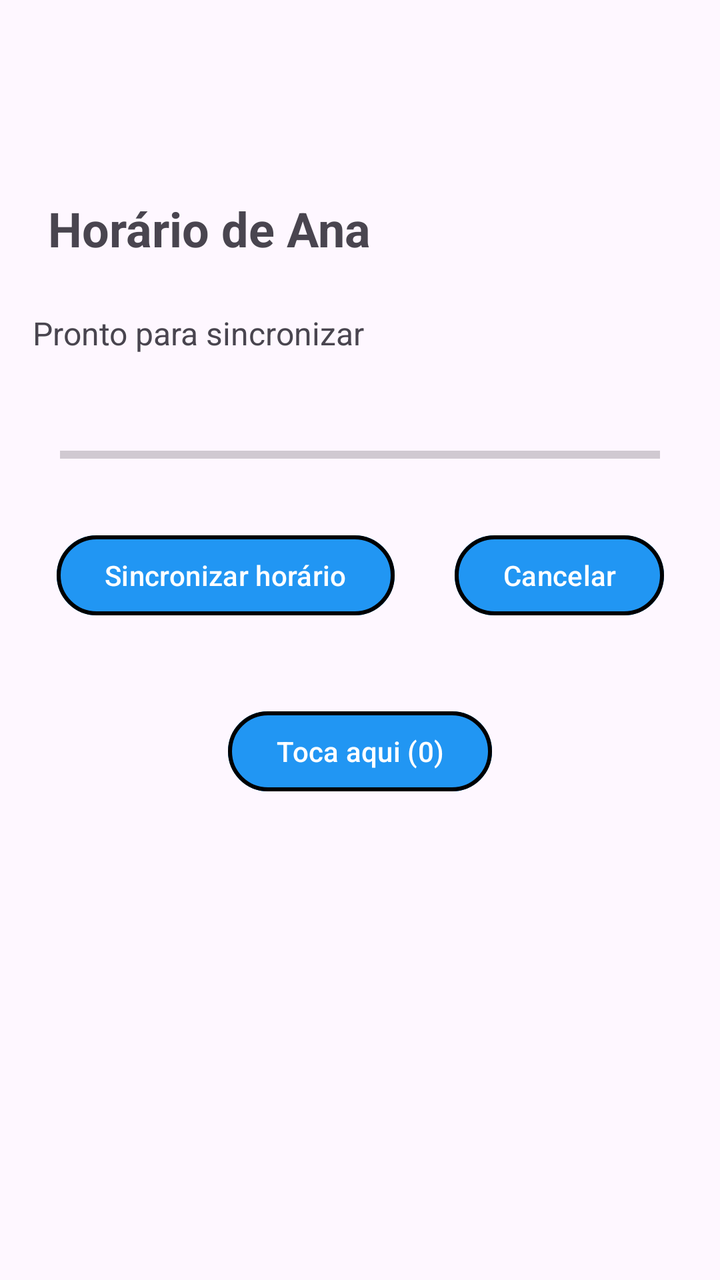
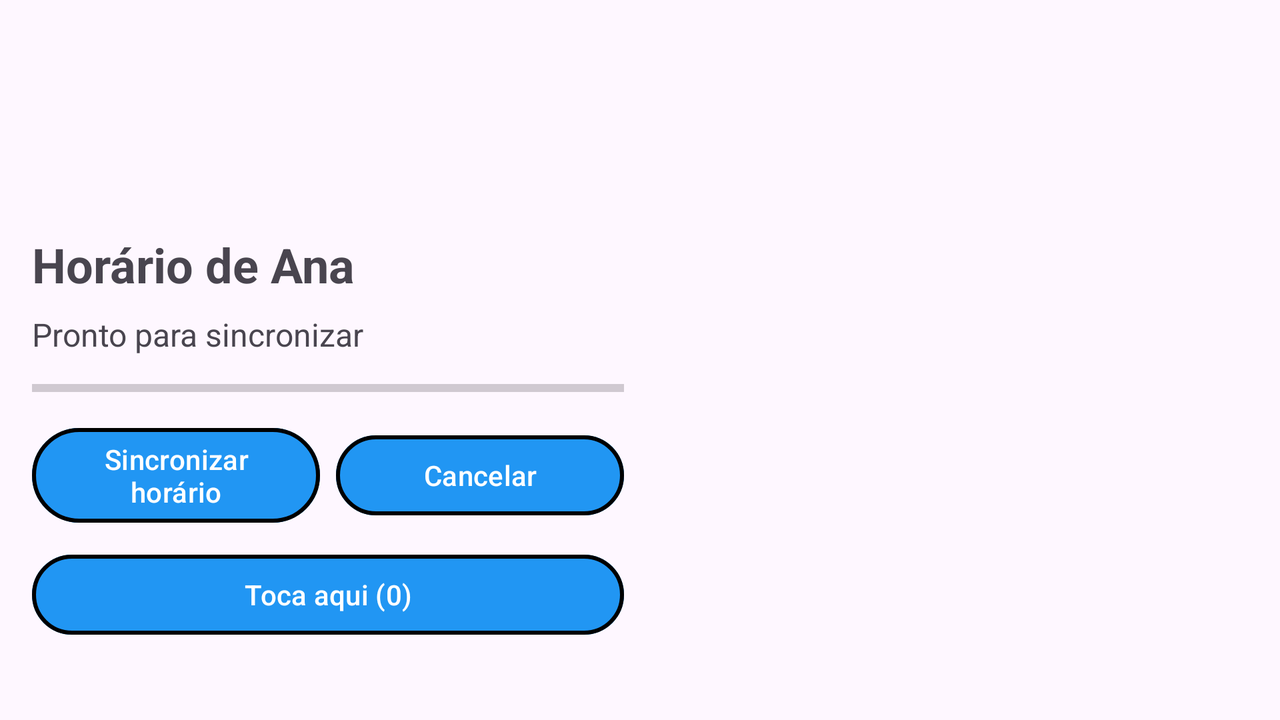

First picture: res/layout/ on a phone held upright. Second picture: the repository's own variant of that layout, on a device whose configuration matches the variant's folder. Source for both follows.
<!-- AndroidManifest.xml: application theme Theme.StudentHub1 -->
<!-- res/layout/activity_timetable.xml -->
<?xml version="1.0" encoding="utf-8"?>
<androidx.constraintlayout.widget.ConstraintLayout
    xmlns:android="http://schemas.android.com/apk/res/android"
    xmlns:tools="http://schemas.android.com/tools"
    xmlns:app="http://schemas.android.com/apk/res-auto"
    android:id="@+id/main"
    android:layout_width="match_parent"
    android:layout_height="match_parent"
    tools:context=".TimetableActivity">

    <TextView
        android:id="@+id/tvTitle"
        android:layout_width="208dp"
        android:layout_height="35dp"
        android:backgroundTint="#2196F3"
        android:textSize="24sp"
        android:textStyle="bold"
        app:layout_constraintBottom_toBottomOf="parent"
        app:layout_constraintEnd_toEndOf="parent"
        app:layout_constraintHorizontal_bias="0.157"
        app:layout_constraintStart_toStartOf="parent"
        app:layout_constraintTop_toTopOf="parent"
        app:layout_constraintVertical_bias="0.162"
        tools:text="Horário de Ana" />

    <TextView
        android:id="@+id/tvStatus"
        android:layout_width="241dp"
        android:layout_height="34dp"
        android:backgroundTint="#2196F3"
        android:text="@string/status_idle"
        android:textSize="16sp"
        app:layout_constraintBottom_toBottomOf="parent"
        app:layout_constraintEnd_toEndOf="parent"
        app:layout_constraintHorizontal_bias="0.136"
        app:layout_constraintStart_toStartOf="parent"
        app:layout_constraintTop_toBottomOf="@+id/tvTitle"
        app:layout_constraintVertical_bias="0.048" />

    <LinearLayout
        android:id="@+id/linearLayout"
        android:layout_width="wrap_content"
        android:layout_height="wrap_content"
        android:orientation="horizontal"
        app:layout_constraintBottom_toBottomOf="parent"
        app:layout_constraintEnd_toEndOf="parent"
        app:layout_constraintHorizontal_bias="0.5"
        app:layout_constraintStart_toStartOf="parent"
        app:layout_constraintTop_toBottomOf="@+id/tvStatus"
        app:layout_constraintVertical_bias="0.184">

        <Button
            android:id="@+id/btnSincronizar"
            android:layout_width="wrap_content"
            android:layout_height="wrap_content"
            android:layout_weight="1"
            android:backgroundTint="#2196F3"
            android:text="@string/btnSincronizar"
            android:textColor="#FFFFFF"
            android:textColorHighlight="#FFFFFF"
            android:textColorHint="#FFFFFF"
            android:textColorLink="#FFFFFF"
            app:strokeColor="#000000"
            app:strokeWidth="2dp" />

        <Space
            android:layout_width="30dp"
            android:layout_height="wrap_content"
            android:layout_weight="1" />

        <Button
            android:id="@+id/btnCancelar"
            android:layout_width="wrap_content"
            android:layout_height="wrap_content"
            android:layout_weight="1"
            android:backgroundTint="#2196F3"
            android:enabled="false"
            android:text="@string/btnCancelar"
            android:textColor="#FFFFFF"
            android:textColorHighlight="#FFFFFF"
            android:textColorHint="#FFFFFF"
            android:textColorLink="#FFFFFF"
            app:strokeColor="#000000"
            app:strokeWidth="2dp"
            tools:layout_editor_absoluteX="205dp"
            tools:layout_editor_absoluteY="237dp" />
    </LinearLayout>

    <LinearLayout
        android:id="@+id/linearLayout2"
        android:layout_width="wrap_content"
        android:layout_height="wrap_content"
        android:foregroundGravity="center_vertical|center|center_horizontal"
        android:gravity="center|center_horizontal"
        android:orientation="horizontal"
        app:layout_constraintBottom_toBottomOf="parent"
        app:layout_constraintEnd_toEndOf="parent"
        app:layout_constraintHorizontal_bias="0.5"
        app:layout_constraintStart_toStartOf="parent"
        app:layout_constraintTop_toBottomOf="@+id/linearLayout"
        app:layout_constraintVertical_bias="0.143">

        <Button
            android:id="@+id/btnTap"
            android:layout_width="wrap_content"
            android:layout_height="wrap_content"
            android:layout_weight="1"
            android:backgroundTint="#2196F3"
            android:textColor="#FFFFFF"
            android:textColorHighlight="#FFFFFF"
            android:textColorHint="#FFFFFF"
            android:textColorLink="#FFFFFF"
            app:strokeColor="#000000"
            app:strokeWidth="2dp"
            tools:text="Toca aqui (0)" />
    </LinearLayout>


    <ProgressBar
        android:id="@+id/progressBar"
        style="?android:attr/progressBarStyleHorizontal"
        android:layout_width="0dp"
        android:layout_height="wrap_content"
        android:backgroundTint="#2196F3"
        android:contentDescription="@string/cd_progress"
        android:max="100"
        android:paddingLeft="30dp"
        android:paddingRight="30dp"
        android:progress="0"
        app:layout_constraintBottom_toTopOf="@+id/linearLayout"
        app:layout_constraintEnd_toEndOf="parent"
        app:layout_constraintHorizontal_bias="0.311"
        app:layout_constraintStart_toStartOf="parent"
        app:layout_constraintTop_toBottomOf="@+id/tvStatus"
        app:layout_constraintVertical_bias="0.512" />

    <ScrollView
        android:layout_width="409dp"
        android:layout_height="339dp"
        android:backgroundTint="#2196F3"
        android:paddingHorizontal="35dp"
        android:paddingVertical="35dp"
        app:layout_constraintBottom_toBottomOf="parent"
        app:layout_constraintEnd_toEndOf="parent"
        app:layout_constraintStart_toStartOf="parent"
        app:layout_constraintTop_toBottomOf="@+id/linearLayout2"
        app:layout_constraintVertical_bias="1.0">

        <LinearLayout
            android:id="@+id/sessionsContainer"
            android:layout_width="match_parent"
            android:layout_height="wrap_content"
            android:orientation="vertical"></LinearLayout>
    </ScrollView>

</androidx.constraintlayout.widget.ConstraintLayout>
<!-- resources referenced by this layout -->
<resources>
  <string name="btnCancelar">Cancelar</string>
  <string name="btnSincronizar">Sincronizar horário</string>
  <string name="cd_progress">Progresso da sincronização do horário</string>
  <string name="status_idle">Pronto para sincronizar</string>
  <style name="Theme.StudentHub1" parent="Base.Theme.StudentHub1" />
  <style name="Base.Theme.StudentHub1" parent="Theme.Material3.DayNight">
          
          
      </style>
</resources>
<!-- res/layout-land/activity_timetable.xml (the repository's variant of the layout above) -->
<!-- drawn on the phone turned sideways -->
<?xml version="1.0" encoding="utf-8"?>
<androidx.constraintlayout.widget.ConstraintLayout xmlns:android="http://schemas.android.com/apk/res/android"
    xmlns:app="http://schemas.android.com/apk/res-auto"
    xmlns:tools="http://schemas.android.com/tools"
    android:id="@+id/main"
    android:layout_width="match_parent"
    android:layout_height="match_parent"
    android:backgroundTint="#2196F3"
    android:padding="16dp"
    tools:context=".TimetableActivity">

    <androidx.constraintlayout.widget.Guideline
        android:id="@+id/columnDivider"
        android:layout_width="wrap_content"
        android:layout_height="wrap_content"
        android:orientation="vertical"
        app:layout_constraintGuide_percent="0.5" />

    
    <ScrollView
        android:layout_width="0dp"
        android:layout_height="0dp"
        android:layout_marginEnd="8dp"
        android:fillViewport="true"
        app:layout_constraintBottom_toBottomOf="parent"
        app:layout_constraintEnd_toStartOf="@id/columnDivider"
        app:layout_constraintStart_toStartOf="parent"
        app:layout_constraintTop_toTopOf="parent">

        <LinearLayout
            android:layout_width="match_parent"
            android:layout_height="wrap_content"
            android:orientation="vertical">

            <TextView
                android:id="@+id/tvTitle"
                android:layout_width="match_parent"
                android:layout_height="wrap_content"
                android:paddingTop="100dp"
                android:textSize="24sp"
                android:textStyle="bold"
                tools:text="Horário de Ana" />

            <TextView
                android:id="@+id/tvStatus"
                android:layout_width="match_parent"
                android:layout_height="wrap_content"
                android:layout_marginTop="8dp"
                android:text="@string/status_idle"
                android:textSize="16sp" />

            <ProgressBar
                android:id="@+id/progressBar"
                style="?android:attr/progressBarStyleHorizontal"
                android:layout_width="match_parent"
                android:layout_height="wrap_content"
                android:layout_marginTop="8dp"
                android:contentDescription="@string/cd_progress"
                android:max="100"
                android:progress="0"
                android:progressTint="#2196F3" />

            <LinearLayout
                android:id="@+id/linearLayout"
                android:layout_width="match_parent"
                android:layout_height="wrap_content"
                android:layout_marginTop="8dp"
                android:gravity="center_vertical"
                android:orientation="horizontal">

                <Button
                    android:id="@+id/btnSincronizar"
                    android:layout_width="0dp"
                    android:layout_height="wrap_content"
                    android:layout_marginEnd="8dp"
                    android:layout_weight="1"
                    android:backgroundTint="#2196F3"
                    android:minHeight="48dp"
                    android:text="@string/btnSincronizar"
                    android:textColor="#FFFFFF"
                    android:textColorHighlight="#FFFFFF"
                    android:textColorHint="#FFFFFF"
                    android:textColorLink="#FFFFFF"
                    app:strokeColor="#000000"
                    app:strokeWidth="2dp" />

                <Button
                    android:id="@+id/btnCancelar"
                    android:layout_width="0dp"
                    android:layout_height="wrap_content"
                    android:layout_weight="1"
                    android:backgroundTint="#2196F3"
                    android:enabled="false"
                    android:minHeight="48dp"
                    android:text="@string/btnCancelar"
                    android:textColor="#FFFFFF"
                    android:textColorHighlight="#FFFFFF"
                    android:textColorHint="#FFFFFF"
                    android:textColorLink="#FFFFFF"
                    app:strokeColor="#000000"
                    app:strokeWidth="2dp" />

            </LinearLayout>

            <LinearLayout
                android:id="@+id/linearLayout2"
                android:layout_width="match_parent"
                android:layout_height="wrap_content"
                android:layout_marginTop="8dp"
                android:orientation="horizontal">

                <Button
                    android:id="@+id/btnTap"
                    android:layout_width="match_parent"
                    android:layout_height="wrap_content"
                    android:backgroundTint="#2196F3"
                    android:minHeight="48dp"
                    android:textColor="#FFFFFF"
                    android:textColorHighlight="#FFFFFF"
                    android:textColorHint="#FFFFFF"
                    android:textColorLink="#FFFFFF"
                    app:strokeColor="#000000"
                    app:strokeWidth="2dp"
                    tools:text="Toca aqui (0)" />

            </LinearLayout>

        </LinearLayout>
    </ScrollView>

    
    <ScrollView
        android:layout_width="0dp"
        android:layout_height="0dp"
        android:layout_marginStart="8dp"
        android:paddingTop="100dp"
        app:layout_constraintBottom_toBottomOf="parent"
        app:layout_constraintEnd_toEndOf="parent"
        app:layout_constraintStart_toEndOf="@id/columnDivider"
        app:layout_constraintTop_toTopOf="parent">

        <LinearLayout
            android:id="@+id/sessionsContainer"
            android:layout_width="match_parent"
            android:layout_height="wrap_content"
            android:orientation="vertical" />

    </ScrollView>

</androidx.constraintlayout.widget.ConstraintLayout>
